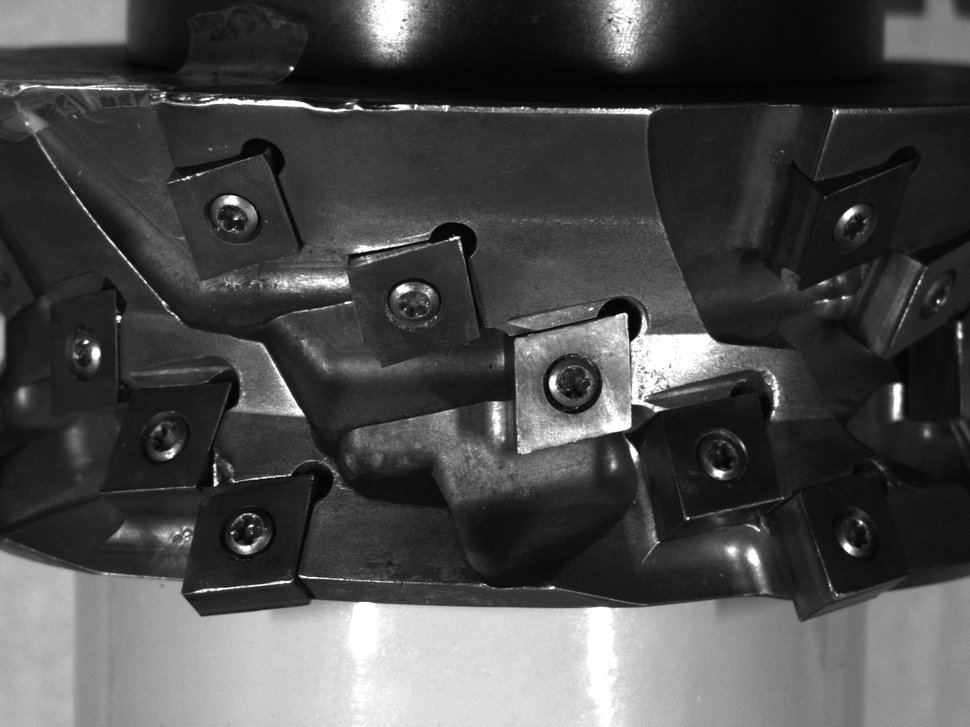
%> input picture Assignment 1/Nikolai/Task_10/HeadTool0002.bmp, 970 x 727 px, shrunk from 1280 x 960 before the run
$ octave task10_p4.m   (GNU Octave 9; MATLAB toolbox functions it lacks are replaced by stand-ins)
%> lines starting %> are read from the running program, lines starting %| are printed output that depends on the picture

img = imread("HeadTool0002.bmp");
%> img is the input picture: size 727x970 uint8; min 2, max 255, mean 74.4
adjusted_img = adapthisteq(im2double(img));
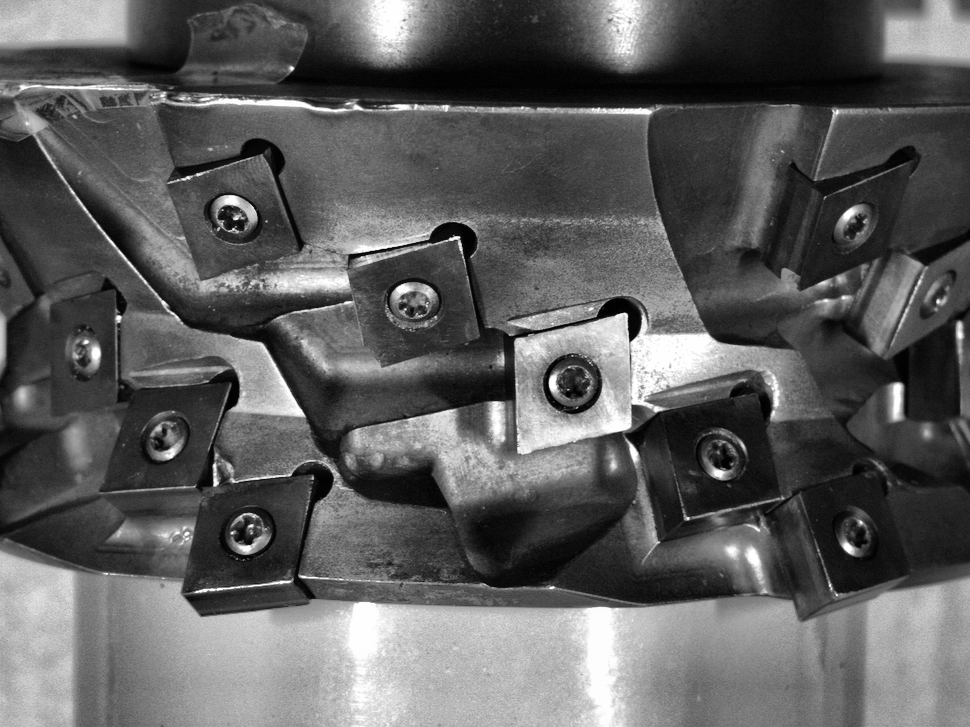
%> adjusted_img: size 727x970 double; min 0, max 1, mean 0.368
imshow(adjusted_img)

[centers, radii, metric] = imfindcircles(adjusted_img,[20 40],"Sensitivity",0.9);
%> centers = [572.5 383.8; 248 532.2; 723.5 456.2; 414.1 306.3; 863.4 231.9; 233 219.5; 162.7 437.4; 610.5 464; 82.98 356.7; 848.3 553.9]; radii = [23.44; 23.26; 23.79; 24.74; 26.21; 24.8; 23.01; 29.11; 38.66; 20]; metric = [0.252; 0.208; 0.185; 0.183; 0.153; 0.151; 0.126; 0.0949; 0.0514; 0.00874]

plot_all = false;

if plot_all == true
    for i = 1:min(6,length(centers))
        viscircles(centers(i:i,:), radii(i:i),'EdgeColor','b');
    end
end

plot_strongest_two = true;

if plot_strongest_two
    [~, idxs] = sort(metric);
%> idxs = [10; 9; 8; 7; 6; 5; 4; 3; 2; 1]
    for j = 1:2
        i = idxs(j);
        viscircles(centers(i:i,:), radii(i:i),'EdgeColor','b');
    end
%> this loop made 2 passes
%> i on passes 1 to 2: 10, 9
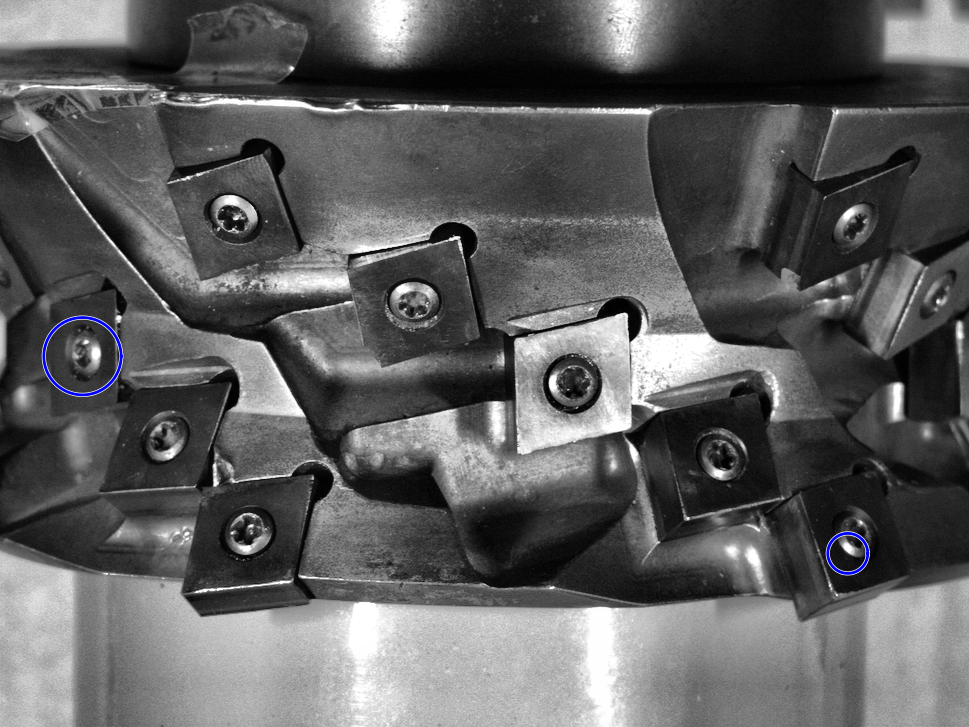
%> figure redrawn from the program's plot data
end

figure
edges = edge(adjusted_img, "Canny");
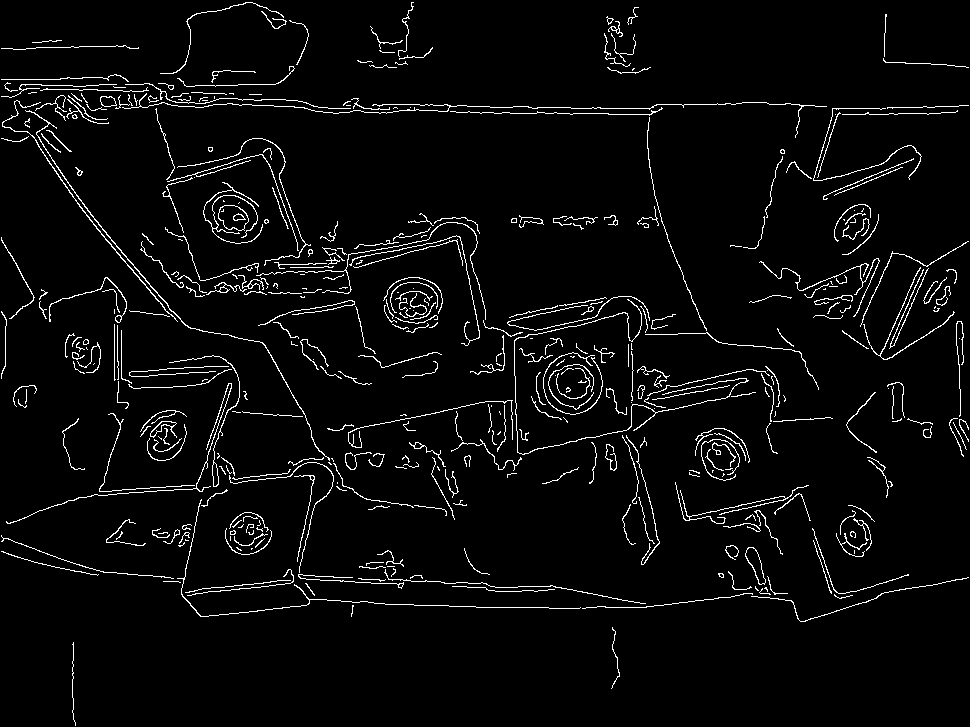
%> edges: size 727x970 logical; 3.9% white in thin lines or dots
[H,theta,rho] = hough(edges);
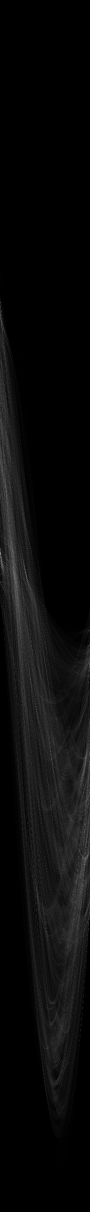
%> H: size 2423x180 double (shown at 1/2 size); min 0, max 271, mean 11.4; drawn with min black and max white
%> theta = 180 values from -90 to 89; rho = 2423 values from -1211 to 1211
imshow(imadjust(rescale(H)),'XData',theta,'YData',rho,'InitialMagnification','fit');
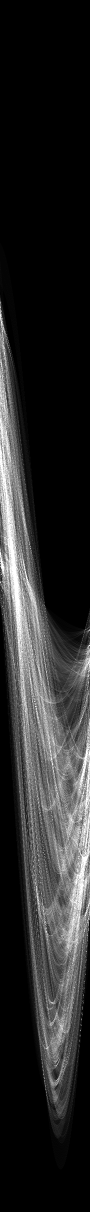
%> displayed picture: size 2423x180, on the screen's scale of 0 to 255 (shown at 1/2 size); min 0, max 255, mean 41.1
hold on;
axis normal;
axis on;
